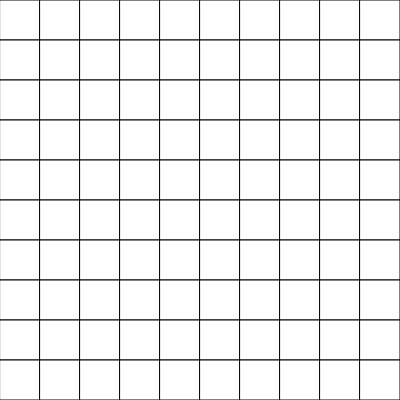
Frame 1 (no input)
Frame 60 (no input): identical to frame 1, image omitted
Frame 120 (the mouse pressed at the canvas centre since frame 60): identical to frame 1, image omitted

The p5.js sketch that drew this single still picture (run headless with seeded random() and noise() and a simulated clock; from frame 60 on, the mouse is pressed at the canvas centre):

// p5.js sketch
// ── sketch.js
function setup() {
    createCanvas(400, 400);
    colNums = 10;
    rowNums = 10;
    size = min(width, height);
    colSize = size / colNums;
    rowSize = size / rowNums;
}

function draw() {
    background(220);
    for (let col = 0; col < size; col += colSize)
        for (let row = 0; row < size; row += rowSize)
            rect(col, row, colSize, rowSize)

}
